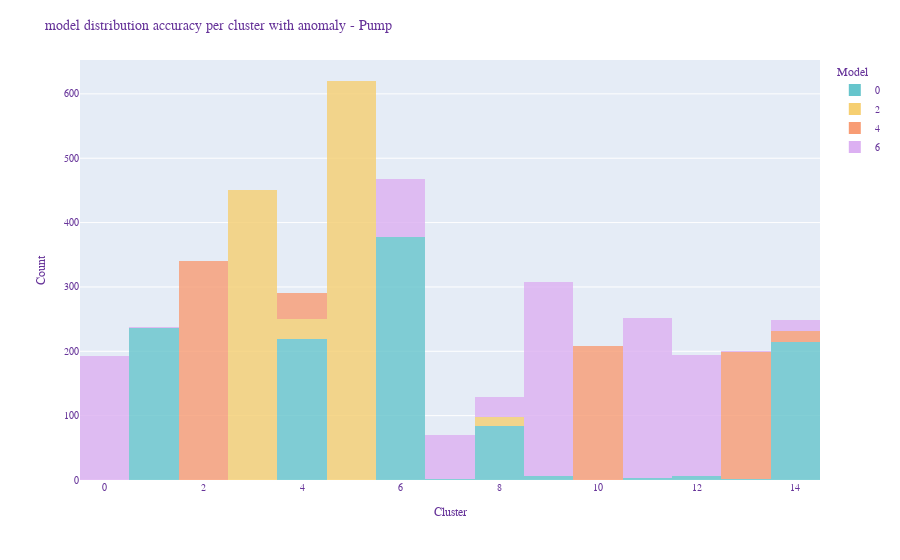

This figure's notebook cell:
### Code cell
fig = px.histogram(
    color=pumps["model"], 
    x=cluster_labels, 
    opacity = 0.8, 
    color_discrete_sequence=px.colors.qualitative.Pastel
)

fig.update_layout(
    title_text="model distribution accuracy per cluster with anomaly - Pump",
    xaxis_title="Cluster",
    yaxis_title="Count",
    legend_title="Model",
    font=dict(
            family="Courier New, monospace",
            size=10,
            color="RebeccaPurple"
    ))

fig.show()

# plotting the model types to it seems decent, not great.

### Figure 1 — Plotly figure (JSON) as saved in the notebook; plotly's stock layout.template omitted (floating-point values rounded to 4 significant figures; data arrays with more than 128 entries replaced by an {"elided": "..."} marker saying what was removed)
{"data": [{"alignmentgroup": "True", "bingroup": "x", "hovertemplate": "color=0<br>x=%{x}<br>count=%{y}<extra></extra>", "legendgroup": "0", "marker": {"color": "rgb(102, 197, 204)", "opacity": 0.8, "pattern": {"shape": ""}}, "name": "0", "offsetgroup": "0", "orientation": "v", "showlegend": true, "type": "histogram", "x": {"elided": "1149 int values"}, "xaxis": "x", "yaxis": "y"}, {"alignmentgroup": "True", "bingroup": "x", "hovertemplate": "color=2<br>x=%{x}<br>count=%{y}<extra></extra>", "legendgroup": "2", "marker": {"color": "rgb(246, 207, 113)", "opacity": 0.8, "pattern": {"shape": ""}}, "name": "2", "offsetgroup": "2", "orientation": "v", "showlegend": true, "type": "histogram", "x": {"elided": "1116 int values"}, "xaxis": "x", "yaxis": "y"}, {"alignmentgroup": "True", "bingroup": "x", "hovertemplate": "color=4<br>x=%{x}<br>count=%{y}<extra></extra>", "legendgroup": "4", "marker": {"color": "rgb(248, 156, 116)", "opacity": 0.8, "pattern": {"shape": ""}}, "name": "4", "offsetgroup": "4", "orientation": "v", "showlegend": true, "type": "histogram", "x": {"elided": "802 int values"}, "xaxis": "x", "yaxis": "y"}, {"alignmentgroup": "True", "bingroup": "x", "hovertemplate": "color=6<br>x=%{x}<br>count=%{y}<extra></extra>", "legendgroup": "6", "marker": {"color": "rgb(220, 176, 242)", "opacity": 0.8, "pattern": {"shape": ""}}, "name": "6", "offsetgroup": "6", "orientation": "v", "showlegend": true, "type": "histogram", "x": {"elided": "1138 int values"}, "xaxis": "x", "yaxis": "y"}], "layout": {"barmode": "relative", "font": {"color": "RebeccaPurple", "family": "Courier New, monospace", "size": 10}, "legend": {"title": {"text": "Model"}, "tracegroupgap": 0}, "margin": {"t": 60}, "title": {"text": "model distribution accuracy per cluster with anomaly - Pump"}, "xaxis": {"anchor": "y", "domain": [0, 1], "title": {"text": "Cluster"}}, "yaxis": {"anchor": "x", "domain": [0, 1], "title": {"text": "Count"}}}}
